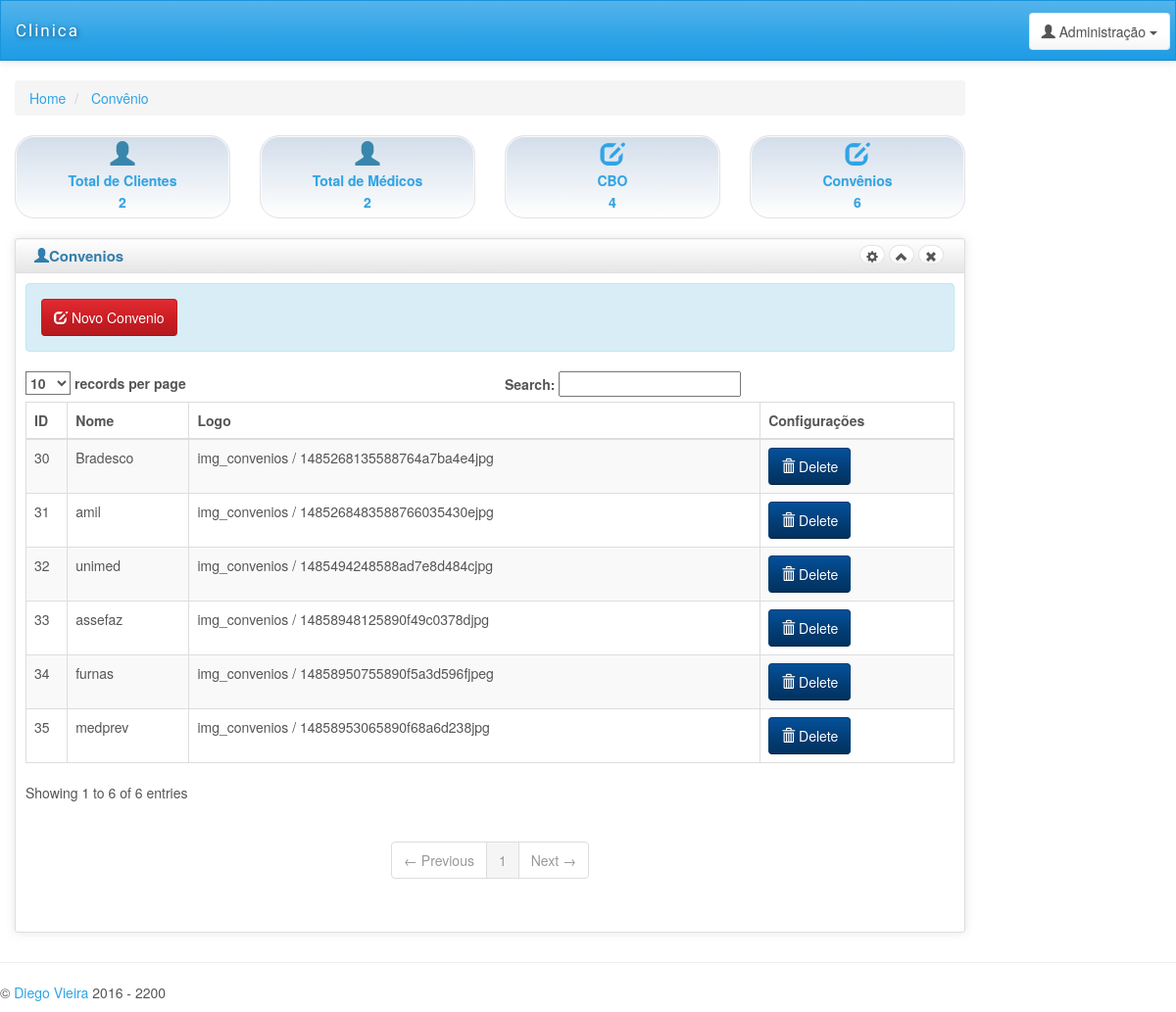
The page /convenios.php (signed in) on the database its author committed.
### tables this page shows
CREATE TABLE `convenios` (
  `id_convenios` int(50) NOT NULL,
  `nome_convenio` varchar(50) NOT NULL,
  `logo_convenio` varchar(255) NOT NULL
);

### contagens.php (called while the page is built, shortened)
<?php
$consulta = mysql_query("SELECT * FROM clientes");
$NumeroLinhas = mysql_num_rows($consulta);
$consultamedico=mysql_query("SELECT * FROM medicos");
$numeromedico=mysql_num_rows($consultamedico);
$consultacbo=mysql_query("SELECT * FROM cbo");
$numerocbo=mysql_num_rows($consultacbo);
$consultaconvenios=mysql_query("SELECT * FROM convenios");
$numeroconvenios=mysql_num_rows($consultaconvenios);
?>

### convenios.php (the view, shortened to what this page needs)
<?PHP
include 'contagens.php';
?>
<!DOCTYPE html>
<html lang="en">
<head>
    <link id="bs-css" href="css/bootstrap-cerulean.min.css" rel="stylesheet">
    <link href="css/charisma-app.css" rel="stylesheet">
    <link href='bower_components/fullcalendar/dist/fullcalendar.css' rel='stylesheet'>
    <link href='bower_components/fullcalendar/dist/fullcalendar.print.css' rel='stylesheet' media='print'>
    <link href='bower_components/chosen/chosen.min.css' rel='stylesheet'>
    <link href='bower_components/colorbox/example3/colorbox.css' rel='stylesheet'>
    <link href='bower_components/responsive-tables/responsive-tables.css' rel='stylesheet'>
    <link href='bower_components/bootstrap-tour/build/css/bootstrap-tour.min.css' rel='stylesheet'>
    <link href='css/jquery.noty.css' rel='stylesheet'>
    <link href='css/noty_theme_default.css' rel='stylesheet'>
    <link href='css/elfinder.min.css' rel='stylesheet'>
    <link href='css/elfinder.theme.css' rel='stylesheet'>
    <link href='css/jquery.iphone.toggle.css' rel='stylesheet'>
    <link href='css/uploadify.css' rel='stylesheet'>
    <link href='css/animate.min.css' rel='stylesheet'>
</head>
<body>
    <div class="navbar navbar-default" role="navigation">
        <div class="navbar-inner">
            <a class="navbar-brand" href="inicio.php">
                <span>Clinica</span></a>
            <div class="btn-group pull-right">
                <button class="btn btn-default dropdown-toggle" data-toggle="dropdown">
                    <i class="glyphicon glyphicon-user"></i><span class="hidden-sm hidden-xs"> Administração</span>
                    <span class="caret"></span>
                </button>
            </div>
        </div>
    </div>
      <div id="content" class="col-lg-10 col-sm-10">
            <div>
    <ul class="breadcrumb">
        <li>
            <a href="inicio.php">Home</a>
        </li>
        <li>
            <a href="convenios.php">Convênio</a>
        </li>
    </ul>
</div>
<div class=" row">
    <div class="col-md-3 col-sm-3 col-xs-6">
        <a data-toggle="tooltip" title="Novo Cliente." class="well top-block" href="clientes.php">
            <i class="glyphicon glyphicon-user blue"></i>
            <div>Total de Clientes </div>
            <div><?php echo $NumeroLinhas;  ?></div>
        </a>
    </div>
    <div class="col-md-3 col-sm-3 col-xs-6">
        <a data-toggle="tooltip" title="Novo Médico" class="well top-block" href="medicos.php">
            <i class="glyphicon  glyphicon-user blue"></i>
            <div>Total de Médicos </div>
            <div><?php echo $numeromedico; ?></div>
        </a>
    </div>
    <div class="col-md-3 col-sm-3 col-xs-6">
        <a data-toggle="tooltip" title="novo CBO" class="well top-block" href="cbo.php">
            <i class="glyphicon glyphicon-edit icon-white"></i>
            <div>CBO</div>
            <div><?php echo $numerocbo; ?></div>
        </a>
    </div>
    <div class="col-md-3 col-sm-3 col-xs-6">
        <a data-toggle="tooltip" title="Novo Convenio" class="well top-block" href="convenios.php">
            <i class="glyphicon glyphicon-edit icon-white"></i>
            <div>Convênios</div>
            <div><?php echo $numeroconvenios; ?></div>
        </a>
    </div>
</div>
<div class="row">
    <div class="box col-md-12">
    <div class="box-inner">
    <div class="box-header well" data-original-title="">
        <h2><i class="glyphicon glyphicon-user"></i>Convenios </h2>
        <div class="box-icon">
            <a href="#" class="btn btn-setting btn-round btn-default"><i class="glyphicon glyphicon-cog"></i></a>
            <a href="#" class="btn btn-minimize btn-round btn-default"><i
                    class="glyphicon glyphicon-chevron-up"></i></a>
            <a href="#" class="btn btn-close btn-round btn-default"><i class="glyphicon glyphicon-remove"></i></a>
        </div>
    </div>
    <div class="box-content">
    <div class="alert alert-info"> <a class="btn btn-danger" onClick="funcaonova()" href="#">
 <i class="glyphicon glyphicon-edit icon-white"></i>
 Novo Convenio
</a> <a href="" target="_blank"></a></div>
    <table class="table table-striped table-bordered bootstrap-datatable datatable responsive">
    <thead>
    <tr>
        <th>ID</th>
        <th>Nome</th>
        <th>Logo</th>
        <th>Configurações</th>
    </tr>
    </thead>
    <tbody>
<?php
$conectar = new conexao();
$conectar -> conectar();
if($conectar){
$sqlconvenios = "SELECT * FROM convenios";
$consulta = mysql_query($sqlconvenios);
while( $registro = mysql_fetch_assoc($consulta)){
echo '<tr>';
echo '<td class="center"> '.$registro["id_convenios"].'</td>';
echo '<td class="center"> '.utf8_encode($registro["nome_convenio"]).'</td>';
echo '<td class="center">'.$registro["logo_convenio"].'</td>';
echo ' <td class="center">';
echo ' <a class="btn btn-info" onclick="funcaodeleta('.$registro["id_convenios"].')" href="#">';
echo ' <i class="glyphicon glyphicon-trash icon-white"></i>';
echo ' Delete';
echo ' </a>';
echo ' </td>';
echo ' </tr>';
}
}
?>
    </tbody>
    </table>
    </div>
    </div>
    </div>
                </div>
            </div>
<div class="row">
</div>
    <hr>
    <footer class="row">
        <p class="col-md-9 col-sm-9 col-xs-12 copyright">&copy; <a href="#" target="_blank">Diego
                Vieira</a> 2016 - 2200</p>
    </footer>
</body>
</html>

### css/charisma-app.css (style rules this page uses)
.top-block { border-radius: 20px; font-size: 14px; text-align: center; padding: 5px; margin-bottom: 10px; font-weight: bold; position: relative; display: block; line-height: 22px; text-shadow: 0 0 1px #DDD; text-decoration: none; -webkit-box-shadow: inset 0 0 0 1px #FAFAFA; -moz-box-shadow: inset 0 0 0 1px #FAFAFA; box-shadow: inset 0 0 0 1px #FAFAFA; background: -moz-linear-gradient(top, rgba(30, 87, 153, 0.2) 0%, rgba(125, 185, 232, 0) 100%); background: -webkit-gradient(linear, left top, left bottom, color-stop(0%, rgba(30, 87, 153, 0.2)), color-stop(100%, rgba(125, 185, 232, 0))); background: -webkit-linear-gradient(top, rgba(30, 87, 153, 0.2) 0%, rgba(125, 185, 232, 0) 100%); background: -o-linear-gradient(top, rgba(30, 87, 153, 0.2) 0%, rgba(125, 185, 232, 0) 100%); background: -ms-linear-gradient(top, rgba(30, 87, 153, 0.2) 0%, rgba(125, 185, 232, 0) 100%); background: linear-gradient(to bottom, rgba(30, 87, 153, 0.2) 0%, rgba(125, 185, 232, 0) 100%); filter: progid:DXImageTransform.Microsoft.gradient(startColorstr='#331e5799', endColorstr='#007db9e8', GradientType=0); }
.top-block i { font-size: 25px; }
.box { margin-top: 10px; margin-bottom: 10px; }
.box-inner { border: 1px solid #DEDEDE; border-radius: 3px; -webkit-border-radius: 3px; -moz-border-radius: 3px; box-shadow: 0 0 10px rgba(189, 189, 189, 0.4); -webkit-box-shadow: 0 0 10px rgba(189, 189, 189, 0.4); -moz-box-shadow: 0 0 10px rgba(189, 189, 189, 0.4); }
.box-header { border: none; padding-top: 5px; border-bottom: 1px solid #DEDEDE; border-radius: 3px 3px 0 0; -webkit-border-radius: 3px 3px 0 0; -moz-border-radius: 3px 3px 0 0; height: 35px; min-height: 35px !important; margin-bottom: 0; font-weight: bold; font-size: 16px; background: -moz-linear-gradient(top, rgba(255, 255, 255, 0) 0%, rgba(0, 0, 0, 0.1) 100%); background: -webkit-gradient(linear, left top, left bottom, color-stop(0%, rgba(255, 255, 255, 0)), color-stop(100%, rgba(0, 0, 0, 0.1))); background: -webkit-linear-gradient(top, rgba(255, 255, 255, 0) 0%, rgba(0, 0, 0, 0.1) 100%); background: -o-linear-gradient(top, rgba(255, 255, 255, 0) 0%, rgba(0, 0, 0, 0.1) 100%); background: -ms-linear-gradient(top, rgba(255, 255, 255, 0) 0%, rgba(0, 0, 0, 0.1) 100%); background: linear-gradient(to bottom, rgba(255, 255, 255, 0) 0%, rgba(0, 0, 0, 0.1) 100%); filter: progid:DXImageTransform.Microsoft.gradient(startColorstr='#00ffffff', endColorstr='#1a000000', GradientType=0); }
.box-header h2 { font-size: 15px; width: auto; clear: none; float: left; line-height: 25px; white-space: nowrap; font-weight: bold; margin-top: 0; margin-bottom: 0; }
.box-header h2 > i { margin-top: 1px; }
.box-icon { float: right; }
.box-icon a { clear: none; float: left; margin: 0 2px; height: 20px; width: 5px; margin-top: 1px; }
.box-icon a i { margin-left: -6px; top: -1px; }
.box-content { padding: 10px; }
.btn-round { border-radius: 40px; -webkit-border-radius: 40px; -moz-border-radius: 40px; font-size: 12px; padding-top: 4px; }
footer { clear: both; }
.navbar-brand { font-family: 'Shojumaru', cursive, Arial, serif; letter-spacing: 2px; text-shadow: 1px 1px 5px rgba(0, 0, 0, 0.5); width: 183px; font-size: 17px; }
.navbar-brand span { float: left; }
.navbar-inner { padding-top: 5px; padding-bottom: 5px; line-height: 30px; height: 60px; }
.navbar-inner .btn-group { margin: 7px 5px 0 5px; }
.pull-right { float: right !important; }
.blue { color: #3986AC; }
.navbar { border-radius: 0; }
@media only screen and (min-width: 980px) { a, button, input[type=submit], input[type=button], .product-img { -webkit-transition: .5s; -moz-transition: .5s; -ms-transition: .5s; -o-transition: .5s; transition: .5s; } }

### bower_components/responsive-tables/responsive-tables.css (style rules this page uses)
table th { font-weight: bold; }
table td, table th { padding: 9px 10px; text-align: left; }

### rows shown on the page
convenios: id_convenios "30", nome_convenio "Bradesco", logo_convenio "img_convenios / 1485268135588764a7ba4e4jpg"
convenios: id_convenios "31", nome_convenio "amil", logo_convenio "img_convenios / 1485268483588766035430ejpg"
convenios: id_convenios "32", nome_convenio "unimed", logo_convenio "img_convenios / 1485494248588ad7e8d484cjpg"
convenios: id_convenios "33", nome_convenio "assefaz", logo_convenio "img_convenios / 14858948125890f49c0378djpg"
convenios: id_convenios "34", nome_convenio "furnas", logo_convenio "img_convenios / 14858950755890f5a3d596fjpeg"
convenios: id_convenios "35", nome_convenio "medprev", logo_convenio "img_convenios / 14858953065890f68a6d238jpg"

### other values the page prints
$NumeroLinhas "2"
$numeromedico "2"
$numerocbo "4"
$numeroconvenios "6"
